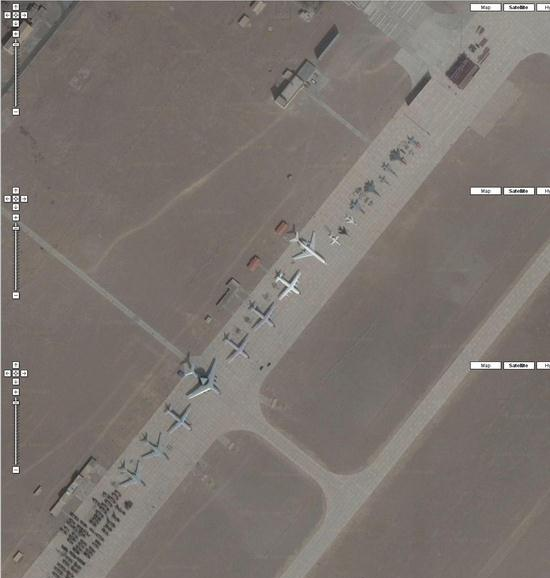
//> input picture Photogrammetry/Assets/airport.bmp, 550 x 578 px
$ ./main   (built with g++ and OpenCV 4)
//> lines starting //> are read from the running program, lines starting //| are printed output that depends on the picture; after the words box and inside, x2 and y2 are one past the last pixel; in counts of white or black regions, pixels touching at a corner belong together
### Photogrammetry/CCOFF_ImgMatch_cpp/ImgMatch.h
//
// Created by kk on 2020/4/27.
//

#ifndef IMAGEMATCHING_IMGMATCH_H
#define IMAGEMATCHING_IMGMATCH_H

#include <opencv2/opencv.hpp>

class ImgMatch {
public:
    ImgMatch();//构造函数
    //公有函数为私有成员赋值，并初始化搜索区域位置
    void getImage(cv::Mat &Image) {
            originImage = &Image;
            leftup.x = 0;
            leftup.y = 0;
            Swidth=Image.cols;
            Sheight=Image.rows;
    }
    void getTemplateImage(cv::Mat &Image) { templateImage = &Image; }

    //获取区域角点坐标
    void getCornerPoint(int leftupX, int leftupY, int searchwidth, int searchheight) {
            leftup.x = leftupX;
            leftup.y = leftupY;
            Swidth = searchwidth;
            Sheight = searchheight;
    }
    //公有函数，进行匹配的开关
    void MatchingImage(bool Animation);

private:

    std::vector<float> CCORR;//存储的每一次计算的结果
    cv::Mat *originImage{};//待匹配的大图
    cv::Mat *templateImage{};//模板图像
    cv::Point2i leftup;//搜索区域左上角坐标
    int Swidth, Sheight;//搜索区域的长宽
    //显示图像，集画矩形与imshow
    static void ShowImage(cv::Mat Imag, cv::Rect2i rect, const cv::Scalar &color);
    //计算相关系数
    float getCorrelation(cv::Mat &targetImage, cv::Mat &searchImage);
    //找出相关系数最大的地方并画出结果
    void MarkResult();


};


#endif //IMAGEMATCHING_IMGMATCH_H

### Photogrammetry/CCOFF_ImgMatch_cpp/ImgMatch.cpp
//
// Created by kk on 2020/4/27.
//

#include "ImgMatch.h"
#include <iostream>

/*构造函数*/
ImgMatch::ImgMatch() {
        std::cout << "对象已创建,开始执行程序" << std::endl;
}

/*执行匹配函数*/
void ImgMatch::MatchingImage(bool Animation) {
        //画出搜索区域
        ShowImage(*originImage, cv::Rect2i(leftup, cv::Size2i(Swidth, Sheight)), cv::Scalar(255, 0, 0));
        cv::putText(*originImage, "SearchArea", leftup, cv::FONT_HERSHEY_TRIPLEX, 0.5, cv::Scalar(255, 0, 0));
        //获取匹配窗口大小
        int targetWidth = templateImage->cols;
        int targetHeight = templateImage->rows;
        //在搜索区域内进行模板匹配
        for (int i = 0; i < Swidth - targetWidth; ++i) {
                for (int j = 0; j < Sheight - targetHeight; ++j) {
                        //先把原图像复制一下，在复制品上操作
                        cv::Mat newImage;
                        originImage->copyTo(newImage);
                        //新的搜索窗口位置
                        cv::Point2i newleftup(leftup.x + i, leftup.y + j);
                        cv::Point2i newrightdown(newleftup.x + targetWidth, newleftup.y + targetHeight);
                        //在搜索图像上裁剪出与目标窗口一样大小的图像
                        cv::Rect rect(newleftup, newrightdown);
                        cv::Mat searchcut = newImage(rect);
                        //计算目标窗口与搜索窗口的相关系数并存储到CCORR向量
                        float theCCORR = getCorrelation(*templateImage, searchcut);
                        CCORR.push_back(theCCORR);
                        if (Animation) {
                                //窗口滑动动画，按ESC键终止
                                ShowImage(newImage, rect, cv::Scalar(0, 255, 0));
                                if (cv::waitKey(1) == 27) {
                                        std::cout << "人为终止" << std::endl;
                                        exit(-1);
                                }
                        }
                }

        }
        MarkResult();
}

void ImgMatch::ShowImage(cv::Mat Image, cv::Rect2i rect, const cv::Scalar &color) {
        cv::rectangle(Image, rect, color);
        cv::imshow("origin", Image);
}

float ImgMatch::getCorrelation(cv::Mat &targetImage, cv::Mat &searchImage) {
        //将目标图像转为灰度
        cv::Mat targetGray;
        cv::cvtColor(targetImage, targetGray, cv::COLOR_BGR2GRAY);
        //将搜索图像转为灰度
        cv::Mat searchGray;
        cv::cvtColor(searchImage, searchGray, cv::COLOR_BGR2GRAY);
        //计算相关系数参数值
        /*这里有个坑，直接灰度化的图像是8bit的，所以变量也是8位无符号整型，直接平方的话像素值都会变成255
        所以对于参与运算的矩阵要是int型。只是相乘与平方有影响，求和没影响*/
        cv::Mat_<int> targetcopy;
        targetGray.copyTo(targetcopy);
        cv::Mat_<int> searchcopy;
        searchGray.copyTo(searchcopy);

        float sggp = cv::sum(targetcopy.mul(searchcopy))[0];
        float sgg = cv::sum(targetcopy.mul(targetcopy))[0];
        float sgpgp = cv::sum(searchcopy.mul(searchcopy))[0];
        float sg = cv::sum(targetcopy)[0];
        float sgp = cv::sum(searchcopy)[0];
        int N = targetcopy.cols * targetcopy.rows;
        float a = sggp - sg * sgp / (N * 1.0);
        float b = sgg - sg * sg / (N * 1.0);
        float c = sgpgp - sgp * sgp / (N * 1.0);
        float P = a / sqrt(b * c);

        return P;
}
/*标记出结果(目标位置)*/
void ImgMatch::MarkResult() {
        std::vector<float>::iterator result;
        result = std::max_element(CCORR.begin(), CCORR.end());
        int max_location = std::distance(CCORR.begin(), result);
        cv::Point2i markLeft;
        markLeft.x = leftup.x + max_location / (Sheight - templateImage->cols);
        markLeft.y = leftup.y + max_location % (Sheight - templateImage->rows);
        cv::Rect2i rect(markLeft, cv::Size2i(templateImage->cols, templateImage->rows));
        ShowImage(*originImage, rect, cv::Scalar(0, 255, 0));
        cv::waitKey(0);
}

### Photogrammetry/CCOFF_ImgMatch_cpp/main.cpp
#include<iostream>
#include<opencv2/opencv.hpp>
#include "ImgMatch.h"

int main(){

        cv::Mat image=cv::imread("../Assets/airport.bmp");
//> image is the input picture: 578 rows x 550 cols, CV_8UC3; mean B, G, R 111.8, 116.4, 123.9
        cv::Mat templateImage=cv::imread("../Assets/template.bmp");
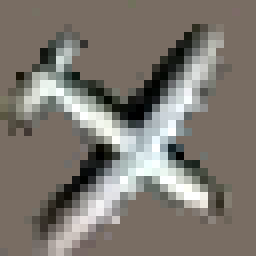
//> input picture Photogrammetry/Assets/template.bmp, 32 x 32 px (shown 8 times larger)
//> templateImage is the input picture: 32 rows x 32 cols, CV_8UC3; mean B, G, R 112.4, 119.8, 125.5
        //创建对象
        ImgMatch ImgMatching;
        //输入模板影像
        ImgMatching.getTemplateImage(templateImage);
        //输入待匹配影像
        ImgMatching.getImage(image);
        //指定搜索区域,若不指定即在全图范围内匹配。左上角横坐标，右上角纵坐标，向左长度，向下长度。
        //（0，0）在图像的左上角
        ImgMatching.getCornerPoint(250,250,80,80);
        //进行匹配。0为不显示搜索窗口滑动动画，1为显示
        //由于动画停顿的原因，当搜索区域较小时才建议打开，不然过程将异常漫长
        //当然如果你在大搜索区域的情况下开启了动画演示，可以按ESC键停止程序
        ImgMatching.MatchingImage(0);
//> in ShowImage, `cv::rectangle(Image, rect, color);`:
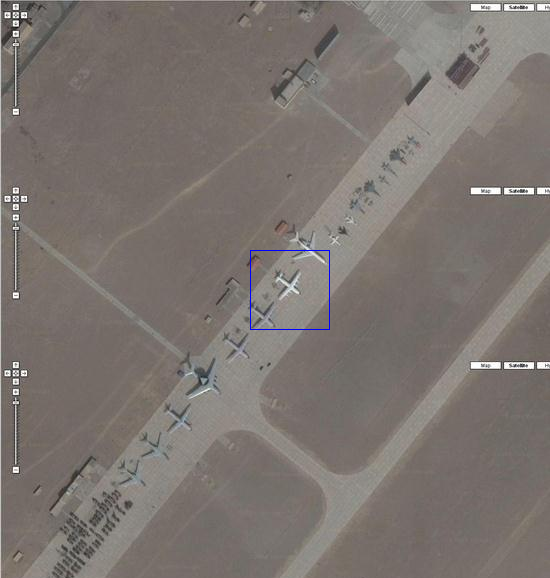
//> Image: 578 rows x 550 cols, CV_8UC3; 0.1% of pixels changed, all inside (x1, y1, x2, y2) = (250, 250, 330, 330)
//> in MatchingImage, `cv::putText(*originImage, "SearchArea", leftup, cv::FONT_HERSHEY_TRIPL..`:
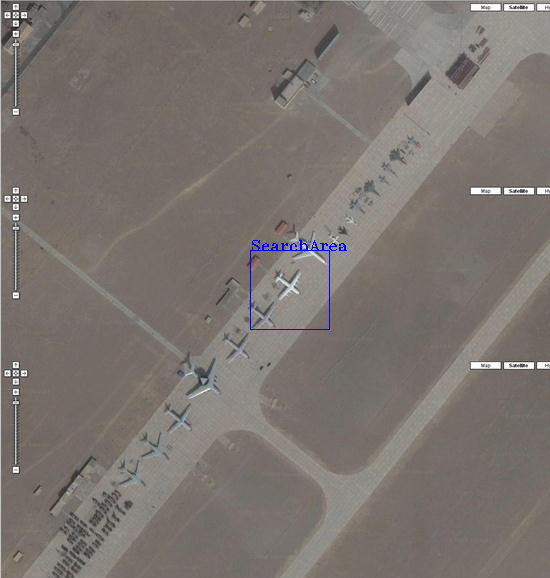
//> originImage: 578 rows x 550 cols, CV_8UC3; 0.09% of pixels changed, all inside (x1, y1, x2, y2) = (252, 240, 347, 251)
//> after the loop in MatchingImage, `for (int i = 0; i < Swidth - targetWidth; ++i)`: CCORR = 2304 values, max 0.946 at index 1122, min -0.284 at index 1069, mean 0.00431
//> in MarkResult, `int max_location = std::distance(CCORR.begin(), result);`: max_location = 1122
//> in MarkResult, `markLeft.x = leftup.x + max_location / (Sheight - templateImage->cols);`: markLeft = Point(273, 0)
//> in MarkResult, `markLeft.y = leftup.y + max_location % (Sheight - templateImage->rows);`: markLeft = Point(273, 268)
//> in MarkResult, `cv::Rect2i rect(markLeft, cv::Size2i(templateImage->cols, templateImag..`: rect = Rect(273, 268, 32, 32)
//> in ShowImage (call 2), `cv::rectangle(Image, rect, color);`: Image: 578 rows x 550 cols, CV_8UC3; 124 pixels changed, all inside (x1, y1, x2, y2) = (273, 268, 305, 300)
        return 0;
}
